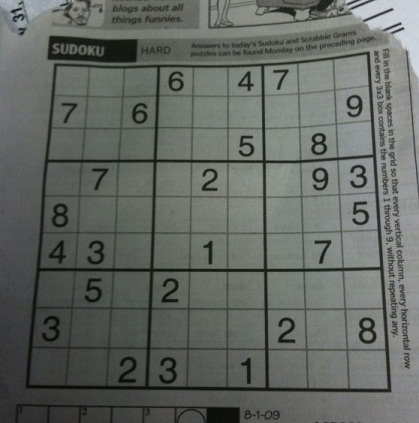
#> input picture sudoku-original.jpg, 419 x 423 px
$ python trackbar.py
#> lines starting #> are read from the running program, lines starting #| are printed output that depends on the picture; after the words box and inside, x2 and y2 are one past the last pixel; in counts of white or black regions, pixels touching at a corner belong together
from __future__ import print_function
import cv2 as cv
import numpy as np
import argparse

src = None
erosion_size = 0
max_elem = 2
max_kernel_size = 21
title_trackbar_element_shape = 'Element:\n 0: Rect \n 1: Cross \n 2: Ellipse'
title_trackbar_kernel_size = 'Kernel size:\n 2n +1'
title_erosion_window = 'Erosion Demo'
title_dilation_window = 'Dilation Demo'
def main():
    global src
    src = cv.imread("sudoku-original.jpg")
#> src is the input picture: shape (423, 419, 3); mean B, G, R 98.9, 103.6, 99.4
    src = cv.cvtColor(src,cv.COLOR_BGR2GRAY)
#> src: shape (423, 419)
    src = cv.GaussianBlur(src,(5,5),2)
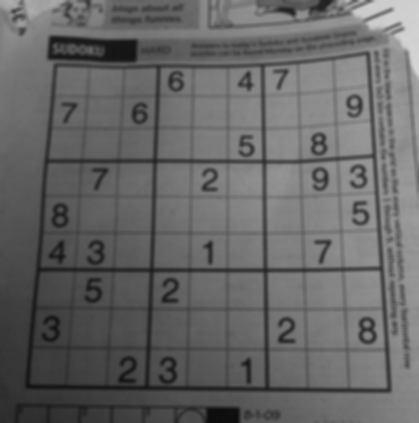
#> src: shape (423, 419); min 12, max 214, mean 101.9
    src = cv.adaptiveThreshold(src,255,cv.ADAPTIVE_THRESH_GAUSSIAN_C,\
            cv.THRESH_BINARY,11,2)
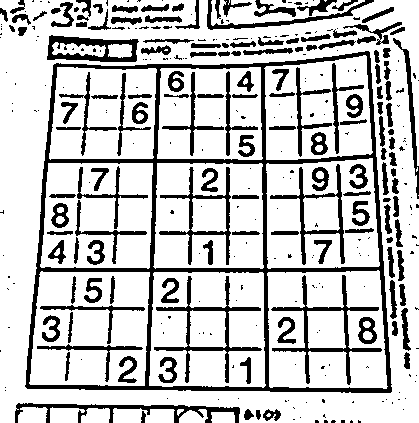
#> src: shape (423, 419); 77.2% white; 344 black regions (199 under 20 px), largest, box (x1, y1, x2, y2) and area: (25, 51, 392, 393) 10847, (271, 275, 382, 385) 1582, (154, 276, 262, 383) 1497

    if src is None:
        print('Could not open or find the image: ', image)
        exit(0)
    cv.namedWindow(title_erosion_window)
    cv.createTrackbar(title_trackbar_element_shape, title_erosion_window, 0, max_elem, erosion)
#> slider 'Element:\n 0: Rect \n 1: Cross \n' is set to 1
    cv.createTrackbar(title_trackbar_kernel_size, title_erosion_window, 0, max_kernel_size, erosion)
#> slider 'Kernel size:\n 2n +1' is set to 7
    cv.namedWindow(title_dilation_window)
    cv.createTrackbar(title_trackbar_element_shape, title_dilation_window, 0, max_elem, dilatation)
#> slider 'Element:\n 0: Rect \n 1: Cross \n' is set to 1
    cv.createTrackbar(title_trackbar_kernel_size, title_dilation_window, 0, max_kernel_size, dilatation)
#> slider 'Kernel size:\n 2n +1' is set to 7
    erosion(0)
    dilatation(0)
    cv.waitKey()
# optional mapping of values with morphological shapes
def morph_shape(val):
    if val == 0:
        return cv.MORPH_RECT
    elif val == 1:
        return cv.MORPH_CROSS
    elif val == 2:
        return cv.MORPH_ELLIPSE
def erosion(val):
#> called with val = 0
    erosion_size = cv.getTrackbarPos(title_trackbar_kernel_size, title_erosion_window)
    erosion_shape = morph_shape(cv.getTrackbarPos(title_trackbar_element_shape, title_erosion_window))

    element = cv.getStructuringElement(erosion_shape, (2 * erosion_size + 1, 2 * erosion_size + 1),
                                       (erosion_size, erosion_size))

    erosion_dst = cv.erode(src, element)
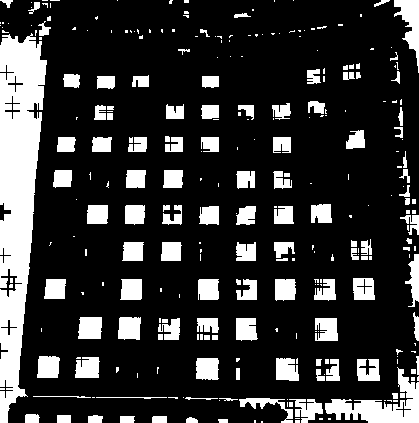
#> erosion_dst: shape (423, 419); 20.4% white; 285 white regions (165 under 20 px), largest, box (x1, y1, x2, y2) and area: (0, 33, 47, 423) 11354, (325, 367, 419, 423) 2082, (394, 0, 419, 73) 814
    erosion_dst = cv.Canny(erosion_dst, 50, 50)
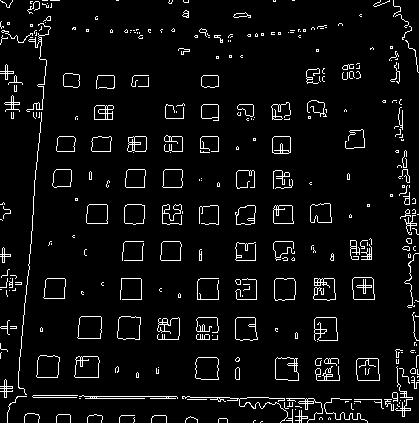
#> erosion_dst: shape (423, 419); 5.3% white in thin lines or dots
    cv.imshow(title_erosion_window, erosion_dst)
def dilatation(val):
#> called with val = 0
    dilatation_size = cv.getTrackbarPos(title_trackbar_kernel_size, title_dilation_window)
    dilation_shape = morph_shape(cv.getTrackbarPos(title_trackbar_element_shape, title_dilation_window))
    element = cv.getStructuringElement(dilation_shape, (2 * dilatation_size + 1, 2 * dilatation_size + 1),
                                       (dilatation_size, dilatation_size))
    dilatation_dst = cv.dilate(src, element)
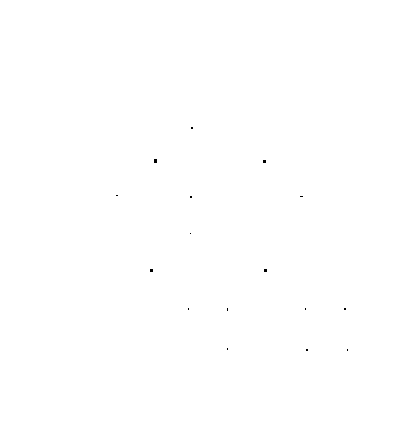
#> dilatation_dst: shape (423, 419); 100% white; black in thin lines or dots, all inside (x1, y1, x2, y2) = (116, 127, 348, 351)
    dilatation_dst = cv.Canny(dilatation_dst, 50, 50)
#> dilatation_dst: shape (423, 419); 0.05% white in thin lines or dots, all inside (x1, y1, x2, y2) = (115, 158, 349, 351)
    cv.imshow(title_dilation_window, dilatation_dst)
if __name__ == "__main__":
    main()
